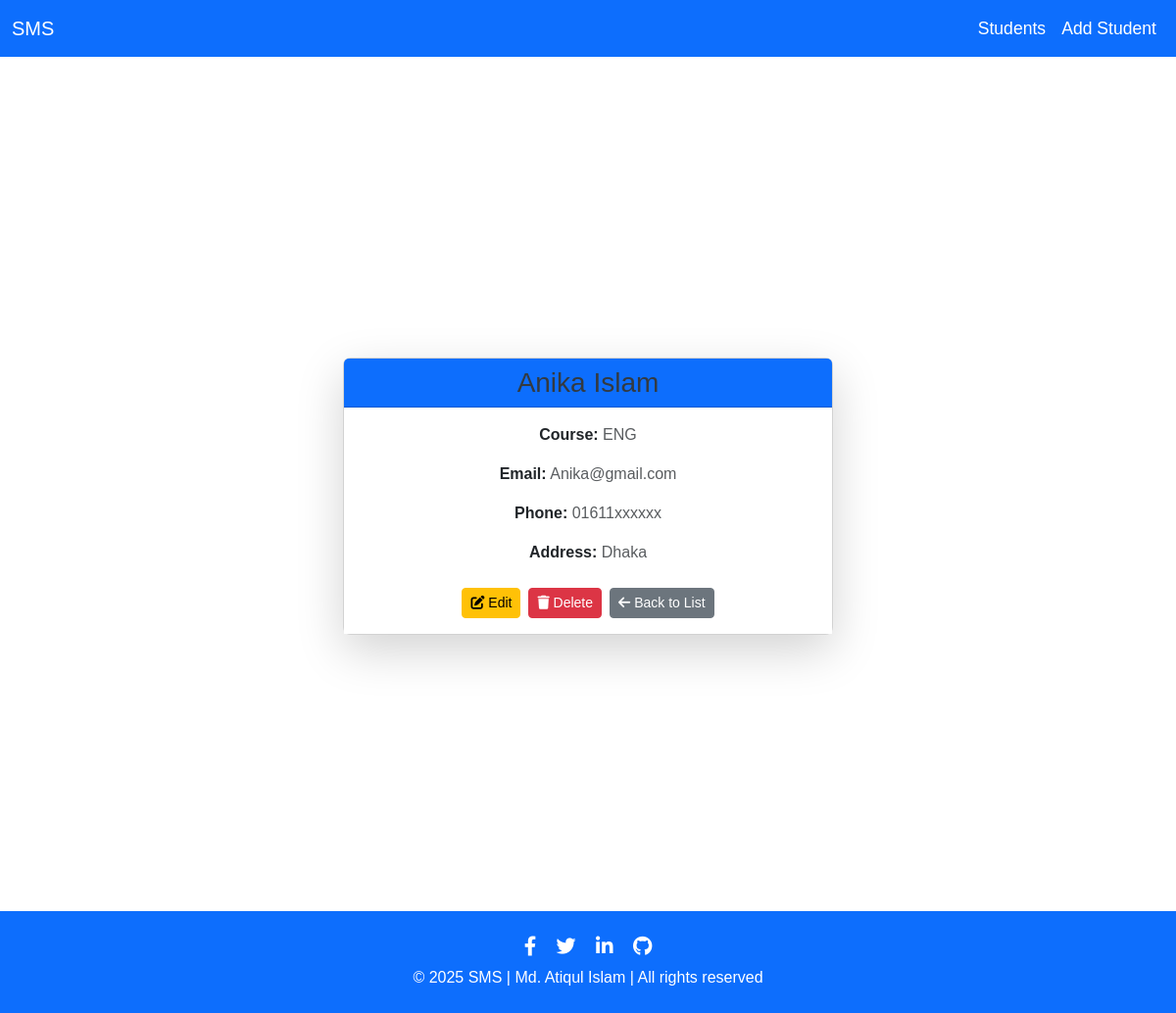
The page /detail/18/ on the database its author committed.
### students/models.py (models this page shows, shortened)
class Student(models.Model):
    COURSE_CHOICES = [
        ('ETE', 'Electronics & Telecommunication Engineering'),
        ('CSE', 'Computer Science & Engineering'),
        ('EEE', 'Electrical & Electronic Engineering'),
        ('BBA', 'Business Administration'),
        ('ENG', 'English Literature'),
        ('LLB', 'Law'),
        ('ME', 'Mechanical Engineering'),
        ('CE', 'Civil Engineering'),
        ('ARCH', 'Architecture'),
        ('BIO', 'Biotechnology'),
        ('PHY', 'Physics'),
        ('CHEM', 'Chemistry'),
        ('MATH', 'Mathematics'),
        ('STAT', 'Statistics'),
        ('MED', 'Medicine'),
        ('PHAR', 'Pharmacy'),
        ('NUR', 'Nursing'),
        ('FIN', 'Finance'),
        ('MKT', 'Marketing'),
        ('HRM', 'Human Resource Management'),
    ]
    first_name = models.CharField(max_length=100)
    last_name = models.CharField(max_length=100)
    course = models.CharField(max_length=10, choices=COURSE_CHOICES, default='ETE')
    email = models.EmailField()
    phone = models.CharField(max_length=15)
    address = models.CharField(max_length=250)

### students/views.py (the view)
# urls.py: path('detail/<int:id>/', views.student_detail, name='student_detail'),
def student_detail(request, id):
    student = get_object_or_404(Student, id=id)
    return render(request, 'students/student_detail.html', {'student': student})

### students/templates/students/student_detail.html
{% extends 'students/base.html' %}
{% block content %}
<div class="container d-flex justify-content-center align-items-center vh-100">
    <div class="card shadow-lg rounded-3" style="width: 90%; max-width: 500px;">
        <div class="card-header bg-primary text-white text-center">
            <h3 class="mb-0">{{ student.first_name }} {{ student.last_name }}</h3>
        </div>
        <div class="card-body text-center">
            <p><strong>Course:</strong> <span class="text-muted">{{ student.course }}</span></p>
            <p><strong>Email:</strong> <span class="text-muted">{{ student.email }}</span></p>
            <p><strong>Phone:</strong> <span class="text-muted">{{ student.phone }}</span></p>
            <p><strong>Address:</strong> <span class="text-muted">{{ student.address }}</span></p>
            <div class="d-flex justify-content-center gap-2 mt-4">
                <a href="{% url 'student_edit' student.id %}" class="btn btn-warning btn-sm">
                    <i class="fas fa-edit"></i> Edit
                </a>
                <a href="{% url 'student_delete' student.id %}" class="btn btn-danger btn-sm">
                    <i class="fas fa-trash"></i> Delete
                </a>
                <a href="{% url 'student_list' %}" class="btn btn-secondary btn-sm">
                    <i class="fas fa-arrow-left"></i> Back to List
                </a>
            </div>
        </div>
    </div>
</div>
{% endblock %}

### students/static/css/styles.css (style rules this page uses)
body { font-family: Arial, sans-serif; }
h2, h3 { color: #343a40; }
.card-header { background-color: #f8f9fa; font-weight: bold; }
.card-body { background-color: #ffffff; }

### rows shown on the page
Student: first_name "Anika", last_name "Islam", course "ENG", email "Anika@gmail.com", phone "01611xxxxxx", address "Dhaka"
